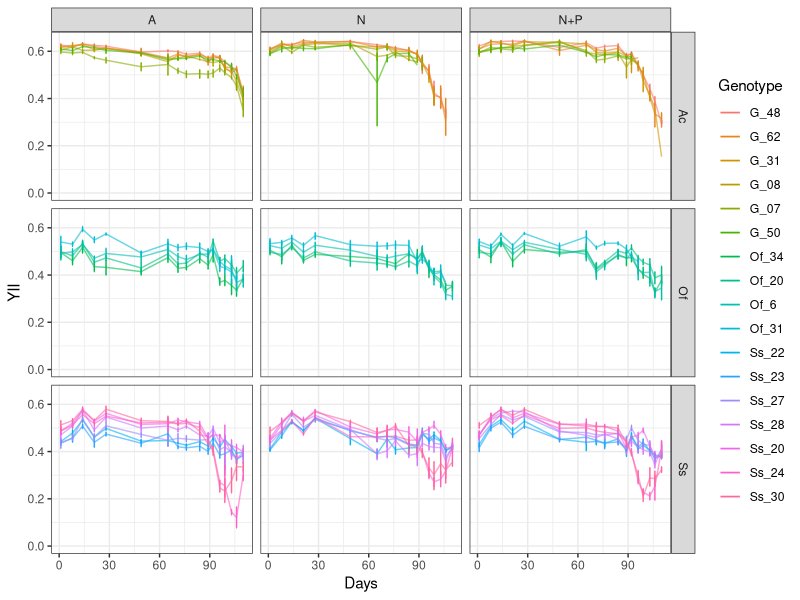
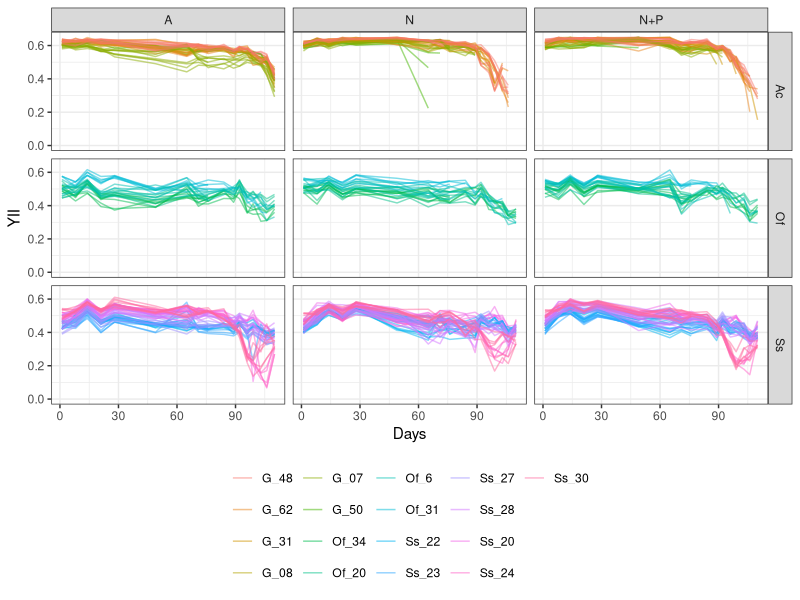

R code for these plots, in order: (Note: this script raises an error after producing the figures.)
## ---- chunk 1
knitr::opts_chunk$set(echo = TRUE, warning=FALSE, message=FALSE, fig.width=7, fig.height=7)
## ---- chunk 2

# Load libraries and sources required to run the script
    library(tidyverse)
    library(ggthemes)
    library(lmerTest)
    library(emmeans)
    library(multcomp)
    library(effects)
    library(gridExtra)
    library(rstatix)

# Default ggplot settings

    Fill.colour<-scale_colour_manual(values = c("black", "gray70", "gray35"))

    ggthe_bw<-theme(plot.background=element_blank(),
          panel.grid.major.y = element_blank(),
          panel.grid.major.x = element_blank(),
          panel.grid.minor.x = element_blank(),
          panel.grid.minor.y = element_blank(),
          legend.box.background = element_rect(),
          panel.background =element_rect(fill = NA, color = "black")
          )+
    theme_bw()
## ---- chunk 3
  YII.data<-read.csv("YII_Data/All_YII_data.csv", header = T)
  summary(YII.data)
      
## ---- chunk 4
# Organize data type
      YII.data$Date<-as.Date(YII.data$Date, "%Y-%m-%d")
      YII.data$Days<-(as.numeric(YII.data$Date) -17485)
      #Time as a factor, not as int
      str(YII.data)
      YII.data$DaysF<-as.factor(YII.data$Days)

      
      YII.data$Spp <- as.factor(YII.data$Spp)
      
      YII.data$Treatment <- as.factor(YII.data$Treatment)
      
      YII.data$Genotype<-factor(as.character(YII.data$Genotype), 
                             levels=c("G_48", "G_62","G_31", 
                                      "G_08","G_07", "G_50", 
                            "Of_34","Of_20","Of_6", "Of_31",
                            "Ss_22","Ss_23","Ss_27", "Ss_28",
                            "Ss_20", "Ss_24","Ss_30"
                             ))  # D dominance order
      YII.data$Community <- factor(YII.data$Community, 
                                   levels = c("A", "B", "C3", "C1", "D"))
      
# Check the data
      str(YII.data)
      summary(YII.data)
## ---- chunk 5
 # Remove baseline values
      YII.data<-subset(YII.data, Days>-1)
    # Remove recovery values
      YII.data<-subset(YII.data, Days<112)
      # write.csv(YII.data, "Outputs/Experiment_YII_data.csv", row.names = F)  
    # YII.Wide<- reshape(YII.data, idvar = "Fragment", timevar = "Days", direction = "wide")
      
      Spp.fragments<-YII.data %>% 
        group_by(Spp, Genotype, Treatment, Replicate) %>% count(Fragment)
      Spp.fragments
      #write.csv(Spp.fragments, "Outputs/Meassurments_perFragments.csv", row.names = F)

# Subset data 
      YII.nutrients<-subset(YII.data, Days<80)
      YII.heat<-subset(YII.data, Days>75)

## ---- chunk 6
YII_Colony<- ggplot(YII.data, aes (Days, YII, colour=Genotype)) +
        stat_summary(fun.data = "mean_cl_boot",geom = "errorbar", width = 0.5)+
        stat_summary(fun.y=mean, geom="line", alpha=0.6) +   theme_bw()
      YII_Colony + ylim(0.0, 0.65) + facet_grid (Spp~Treatment)
      
YII_Frag_Gen<- ggplot(YII.data, aes (Days, YII, colour=Genotype, group=Fragment)) +
        stat_summary(fun.y=mean, geom="line", alpha=0.5) +  
        theme_bw() + theme(legend.position = "bottom",
                           legend.title = element_blank())
      YII_Frag_Gen + ylim(0.0, 0.65) + facet_grid (Spp~Treatment)
## ---- chunk 7

DropPlot<-YII.data[which(YII.data$Spp !="Ac" &
                        YII.data$DaysF==110),]
Pdam<-Pdam[!(Pdam$ID %in% ToRem1$ID),]
YII.datab<-YII.data[!(YII.data$Sample) %in% (DropPlot$Sample),]
  
YII_Treat<- ggplot(YII.datab, aes (Days, YII, colour=Treatment)) +
        #stat_summary(fun.data = "mean_cl_boot",geom = "errorbar", 
        #             width = 0.2, position = position_dodge(1) ) +
        ggthe_bw+ Fill.colour +
        # stat_summary(fun.y=mean, geom="point")  +
        theme(legend.position="bottom",
              strip.background = element_rect(fill="white"))+
        scale_y_continuous(limits = c(0, 0.7),
                           breaks = seq(0, 0.6, 0.1),  
                           expand = c(0, 0),
                           name=("Fv/Fm")) +
        scale_x_continuous(name="Days in the experiment",
                           limits = c(-1,113),
                           breaks = seq(0, 113, 15),  
                           expand = c(0, 0))+
        annotate("segment", x = 2, xend = 91, y = 0.05, yend = 0.05,
                  colour = "gray90", linetype=2)+
        annotate("segment", x = 79, xend = 91, y = 0.05, yend = 0.20,
                  colour = "gray90", linetype=3)+
        annotate("segment", x = 91, xend = 110, y = 0.20, yend = 0.20,
                  colour = "gray90", linetype=3)+
        annotate("text", x = 45, y = 0.12, label = "Nutrients", size=3)+
        annotate("text", x = 99, y = 0.12, label = "Heat", size=3)
#YII_Treat + facet_grid (~Spp) + geom_smooth(span=0.5)

All_SppFif<-YII_Treat + facet_wrap (Spp~Community) + geom_smooth(span=0.5)
#YII_Treat + facet_wrap (Spp~InitialCommunity) + geom_smooth(span=0.5)

#ggsave(file="Outputs/All_spp_YII_Treatb.svg", plot=All_SppFif, width=7, height=6)

## ---- chunk 8

YII.Acer<-subset(YII.data, Spp=="Ac")
YII.Acer$Nutrients<-"Nutrients"
YII.Acer$Nutrients[YII.Acer$Treatment=="A"]<-"Ambient"


YII_Treat_BW<- ggplot(data=YII.Acer, aes (Days, YII, colour=factor(Treatment), shape=factor(Treatment))) + ggtitle("b") +
        ggthe_bw + Fill.colour+
        stat_summary(fun.data = "mean_cl_boot",geom = "errorbar", width = 1,
                     position = position_dodge(1) )+
        stat_summary(fun.y=mean, geom="line", position = position_dodge(1), 
                     linetype=1, alpha=1) + 
         stat_summary(fun.y=mean, geom="point", size =3,
                   position=position_dodge(width=1), alpha=0.8)  +
        theme(legend.position=c(0.2, 0.5),
        legend.title = element_blank(), 
        strip.background =element_rect(fill=NA)) + # geom_smooth()+
      
    scale_y_continuous(limits = c(0.1, 0.7),
                           breaks = seq(0.1, 0.6, 0.1),  
                           expand = c(0, 0),
                           name=expression(~italic("Fv / Fm"))) +
        scale_x_continuous(name="Days in the experiment",
                           limits = c(-1,113),
                           breaks = seq(0, 113, 15),  
                           expand = c(0, 0))+
        annotate("segment", x = 2, xend = 91, y = 0.12, yend = 0.12,
                  colour = "gray90", linetype=1)+
        annotate("segment", x = 79, xend = 91, y = 0.12, yend = 0.20,
                  colour = "gray90", linetype=1)+
        annotate("segment", x = 91, xend = 110, y = 0.20, yend = 0.20,
                  colour = "gray90", linetype=1)
        
      
      Figure3<-YII_Treat_BW + #facet_grid (Spp~.)+
        annotate("text", x = 45, y = 0.15, label = "Nutrients", size=3)+
        annotate("text", x = 99, y = 0.15, label = "Heat", size=3)
Figure3
#ggsave(file="Outputs/Fig_3b_Acer_YII_Treat.svg", plot=Figure3, width=3.5, height=3)
## ---- chunk 9
YII.AcerB<-YII.Acer

YII.AcerB<-subset(YII.AcerB, Sample!="Ac_103_T11")

YII_Genotype_BW<- ggplot(data=YII.AcerB, aes (Days, YII, colour=factor(Genotype))) +
        ggthe_bw + 
  
  annotate("segment", x = 2, xend = 91, y = 0.1, yend = 0.1,
                  colour = "gray90", linetype=1)+
  annotate("segment", x = 79, xend = 91, y = 0.12, yend = 0.65,
                  colour = "gray90", linetype=1)+
  annotate("segment", x = 91, xend = 110, y = 0.65, yend = 0.65,
                  colour = "gray90", linetype=1)+
  
   annotate("text", x = 45, y = 0.13, label = "Nutrients", size=3)+
        annotate("text", x = 100, y = 0.61, label = "H", size=3)+
  
  stat_summary(fun.data = "mean_cl_boot",geom = "errorbar", width = 1,
                     position = position_dodge(1), alpha=0.5 )+
  #stat_summary(fun.y=mean, geom="line", position = position_dodge(1), linetype=1, alpha=1) + 
  stat_summary(fun.y=mean, geom="point", size =1,
                   position=position_dodge(width=1), alpha=0.5)  +
  theme(legend.position="bottom", 
              legend.title = element_blank(),
              strip.background = element_rect(fill="white"))+
  scale_y_continuous(limits = c(0.0, 0.7),
                           breaks = seq(0.0, 0.6, 0.1),  
                           expand = c(0, 0),
                           name=expression(~italic("Fv / Fm"))) +
  scale_x_continuous(name="Days in the experiment",
                           limits = c(-1,113),
                           breaks = seq(0, 113, 15),  
                           expand = c(0, 0))+
  facet_grid (~Nutrients)

YII_Genotype_BW <- YII_Genotype_BW + geom_smooth(method = "loess", span=0.4, alpha=0.1, size=0.5)
YII_Genotype_BW
#ggsave(file="Outputs/Acer_YII_Treat_Genotype.svg", plot=YII_Genotype_BW, width=4.5, height=4)
## ---- chunk 10

FigureS3_genotype<-YII_Treat_BW<- ggplot(data=YII.Acer, aes (Days, YII, colour=factor(Nutrients), shape=factor(Nutrients))) +
        ggthe_bw + Fill.colour+
        stat_summary(fun.data = "mean_cl_boot",geom = "errorbar", width = 5,
                     position = position_dodge(1) )+
        stat_summary(fun.y=mean, geom="line", position = position_dodge(1), 
                     linetype=1, alpha=1) + 
         stat_summary(fun.y=mean, geom="point", size =1,
                   position=position_dodge(width=1), alpha=0.5)  +
        theme(axis.title.y=element_text(size=12), 
          legend.position="bottom",
          legend.title = element_blank()) + ggtitle("b") +
      
    scale_y_continuous(limits = c(0.0, 0.7),
                           breaks = seq(0.0, 0.6, 0.1),  
                           expand = c(0, 0),
                           name=expression(~italic("Fv / Fm"))) +
        scale_x_continuous(name="Days in the experiment",
                           limits = c(-1,113),
                           breaks = seq(0, 113, 30),  
                           expand = c(0, 0))+
        annotate("segment", x = 2, xend = 91, y = 0.12, yend = 0.12,
                  colour = "gray90", linetype=1)+
        annotate("segment", x = 79, xend = 91, y = 0.12, yend = 0.20,
                  colour = "gray90", linetype=1)+
        annotate("segment", x = 91, xend = 110, y = 0.20, yend = 0.20,
                  colour = "gray90", linetype=1)+
        annotate("text", x = 45, y = 0.05, label = "Nutrients", size=3)+
        annotate("text", x = 99, y = 0.05, label = "H", size=3) +
  facet_wrap(~Genotype)
FigureS3_genotype
  
#ggsave(file="Outputs/S3b_YII_Treat_Colo.svg", plot=Figure3_genotype, width=6.0, height=3.5)
## ---- chunk 11
YII.Acer$Nutrients2<-YII.Acer$Nutrients
YII.Acer$Nutrients2[YII.Acer$DaysF=="1"]<-"Ambient"
          
    YII.Summary <-YII.Acer %>%
          group_by(Genotype, Nutrients2, DaysF) %>%
          get_summary_stats(YII, type = "mean_sd")
    YII.Summary
    
   YII.Summary<-subset(YII.Summary, Nutrients2=="Ambient" )
    YII.Summary<-YII.Summary[, -3]
    YII.Summary<-YII.Summary[, -3]
    YII.Summary<-YII.Summary[, -3]
    
    #YII.Acer<-merge(YII.Acer, YII.Summary,  by=c("Genotype", "DaysF"), all.x = T)
    YII.Acer$Difference<-YII.Acer$YII-YII.Acer$mean

FigureS4_genotype<-YII_Treat_BW<- ggplot(data=YII.Acer, aes (Days, Difference, colour=factor(Nutrients), shape=factor(Nutrients))) +
        geom_smooth()+
        ggthe_bw + Fill.colour+
          stat_summary(fun.y=mean, geom="point", size =2,
                   position=position_dodge(width=1), alpha=0.5)  +
          stat_summary(fun.data = "mean_cl_boot",geom = "errorbar", width = 5,
                     position = position_dodge(1) )+
       
          theme(axis.title.y=element_text(size=12), 
            legend.position="bottom",
            legend.title = element_blank(),
            strip.background =element_rect(fill=NA)) +
  ggtitle("b)") +
      
    scale_y_continuous(limits = c(-0.3, 0.1),
                           breaks = seq(-0.4, 0.1, 0.1),  
                           expand = c(0, 0),
                           name=expression(~italic("Fv / Fm"))) +
        scale_x_continuous(name="Days in the experiment",
                           limits = c(-1,113),
                           breaks = seq(0, 113, 30),  
                           expand = c(0, 0))+
        annotate("segment", x = 2, xend = 91, y = 0.12, yend = 0.12,
                  colour = "gray90", linetype=1)+
        annotate("segment", x = 79, xend = 91, y = 0.12, yend = 0.65,
                  colour = "gray90", linetype=1)+
        annotate("segment", x = 91, xend = 110, y = 0.65, yend = 0.65,
                  colour = "gray90", linetype=1)+
        annotate("text", x = 45, y = 0.05, label = "Nutrients", size=3)+
        annotate("text", x = 99, y = 0.05, label = "H", size=3) +
  facet_wrap(~Genotype)
FigureS4_genotype
  
#ggsave(file="Outputs/S3b_YII_Treat_Colo.svg", plot=Figure3_genotype, width=6.0, height=3.5)
## ---- chunk 12

    YII.Summary <-YII.Acer %>%
          group_by(Genotype, Treatment, DaysF) %>%
          get_summary_stats(YII, type = "mean_sd")
    YII.Summary
    
   YII.Summary<-subset(YII.Summary, Treatment=="A" )
    YII.Summary<-YII.Summary[, -3]
    YII.Summary<-YII.Summary[, -3]
    YII.Summary<-YII.Summary[, -3]
    
    #YII.Acer<-merge(YII.Acer, YII.Summary,  by=c("Genotype", "DaysF"), all.x = T)
    YII.Acer$Difference2<-YII.Acer$YII-YII.Acer$mean

YII.Acer$Percentaje2 <- (YII.Acer$Difference2/YII.Acer$mean)*100
#Colour.colour<-scale_colour_manual(values = c("black", "gray70"))
#Fill.colour<-scale_fill_manual(values = c("black", "gray70"))


FigureS4b_genotype<-YII_Treat_BW<- ggplot(data=YII.Acer, aes (Days, Percentaje2, 
                    colour=factor(Treatment), fill=factor(Treatment), shape=factor(Treatment))) +
        annotate("segment", x = 2, xend = 91, y = -35, yend = -35,
                  colour = "gray90", linetype=1)+
        annotate("segment", x = 79, xend = 91, y = -34, yend = 10,
                  colour = "gray90", linetype=1)+
        annotate("segment", x = 91, xend = 110, y = 10, yend = 10,
                  colour = "gray90", linetype=1)+
        annotate("text", x = 45, y = -40, label = "Nutrients", size=3)+
        annotate("text", x = 101, y = 13, label = "H", size=3) +
        
        geom_smooth()+      
  
        #stat_summary(fun.y=mean, geom="point", size =2,
        #           position=position_dodge(width=1), alpha=0.5)  +
        stat_summary(fun.data = "mean_cl_boot",geom = "errorbar", width = 5,
                      position = position_dodge(1) )+
       
  #ggtitle("b)") +
  #scale_shape_manual(values=c(21, 14),
  #                   labels=c("A", "N and N+P"))+
  ggthe_bw + #Fill.colour+ Colour.colour +
      
    scale_y_continuous(limits = c(-45, 25),
                           breaks = seq(-40, 25, 10),  
                           expand = c(0, 0),
                           name="Fv/Fm  change respect to A (%)") +
        scale_x_continuous(name="Days in the experiment",
                           limits = c(-1,113),
                           breaks = seq(0, 113, 30),  
                           expand = c(0, 0))+

   theme(axis.title.y=element_text(size=12), 
          legend.position="bottom",
          legend.title = element_blank(),
           strip.background =element_rect(fill=NA)) +
  facet_wrap(~Genotype)
FigureS4b_genotype
  
#ggsave(file="Outputs/S4_YII_Treat_Colo.svg", plot=FigureS4_genotype, width=5.0, height=5.5)
## ---- chunk 13

YII.Acer$Percentaje<- (YII.Acer$Difference/YII.Acer$mean)*100
Colour.colour<-scale_colour_manual(values = c("black", "gray70"))
Fill.colour<-scale_fill_manual(values = c("black", "gray70"))
YII.Acer$Nutrients2<factor(YII.Acer$Nutrients2, levels = c("Nutrients", "Ambient"))

FigureS4_genotype<-YII_Treat_BW<- ggplot(data=YII.Acer, aes (Days, Percentaje, 
                    colour=factor(Nutrients2), fill=factor(Nutrients2), shape=factor(Nutrients2))) +
        annotate("segment", x = 2, xend = 91, y = -35, yend = -35,
                  colour = "gray90", linetype=1)+
        annotate("segment", x = 79, xend = 91, y = -34, yend = 10,
                  colour = "gray90", linetype=1)+
        annotate("segment", x = 91, xend = 110, y = 10, yend = 10,
                  colour = "gray90", linetype=1)+
        annotate("text", x = 45, y = -40, label = "Nutrients", size=3)+
        annotate("text", x = 101, y = 13, label = "H", size=3) +
        
        geom_smooth()+      
  
        #stat_summary(fun.y=mean, geom="point", size =2,
        #           position=position_dodge(width=1), alpha=0.5)  +
        stat_summary(fun.data = "mean_cl_boot",geom = "errorbar", width = 5,
                      position = position_dodge(1) )+
       
  #ggtitle("b)") +
  scale_shape_manual(values=c(21, 14),
                     labels=c("A", "N and N+P"))+
  ggthe_bw + Fill.colour+ Colour.colour +
      
    scale_y_continuous(limits = c(-45, 25),
                           breaks = seq(-40, 25, 10),  
                           expand = c(0, 0),
                           name="Fv/Fm  change respect to A (%)") +
        scale_x_continuous(name="Days in the experiment",
                           limits = c(-1,113),
                           breaks = seq(0, 113, 30),  
                           expand = c(0, 0))+

   theme(axis.title.y=element_text(size=12), 
          legend.position="bottom",
          legend.title = element_blank(),
           strip.background =element_rect(fill=NA)) +
  facet_wrap(~Genotype)
FigureS4_genotype
  
#ggsave(file="Outputs/S4_YII_Treat_Colo.svg", plot=FigureS4_genotype, width=5.0, height=5.5)
## ---- chunk 14
summary(YII.Acer$DaysF)
YII.Acer1<-subset(YII.Acer, DaysF=="1")
YII.Acer76<-subset(YII.Acer, DaysF=="76")
YII.Acer92<-subset(YII.Acer, DaysF=="92")
YII.Acer110<-subset(YII.Acer, DaysF=="110")

YII.AcerTimePoints<-rbind(YII.Acer1, YII.Acer76, YII.Acer92, YII.Acer110)

YII_Timepoints<- ggplot(YII.AcerTimePoints, aes (DaysF, YII, fill=Genotype, shape=Nutrients2)) +
  #ggtitle("(a) Baseline")+
  ggthe_bw +
  scale_shape_manual(values=c(21, 14),
                     labels=c("A", "N and N+P"))+
  
  stat_summary(fun.y=mean, geom="point", size =2, alpha=0.9) + 
  stat_summary(fun.data = "mean_cl_boot",geom = "errorbar", width = 0.2) +
  scale_y_continuous(name=("Fv/Fm"),
                     limits = c(0.1, 0.65),
                     breaks = seq(0, 0.7, by=0.1))+
  theme(legend.position="right",
        legend.title = element_blank(), 
        strip.background =element_rect(fill=NA))+ 
  facet_grid(~Genotype)
YII_Timepoints

YII_Timepoints<- ggplot(YII.AcerTimePoints, aes (Genotype, YII, fill=Genotype, shape=Nutrients2)) +
  #ggtitle("(a) Baseline")+
  scale_shape_manual(values=c(21, 14),
                     labels=c("A", "N and N+P"))+
  stat_summary(fun.y=mean, geom="point", size =2, alpha=1) + 
    stat_summary(fun.data = "mean_cl_boot",geom = "errorbar", width = 0.2) +
  ggthe_bw +
  scale_y_continuous(name=("Fv/Fm"),
                     limits = c(0.1, 0.65),
                     breaks = seq(0, 0.7, by=0.1))+
  theme(legend.position="right",
        legend.title = element_blank(), 
        strip.background =element_rect(fill=NA))+ 
  facet_grid(~DaysF)
YII_Timepoints

#ggsave(file="Outputs/S4_YII_Treat_Colo.svg", plot=YII_Timepoints, width=5.5, height=3.0)
## ---- chunk 15

# All spp together
      LME1<-lmer(YII ~ Treatment * DaysF * Spp + (1|Genotype),
                REML=TRUE, data=YII.data, na.action=na.omit)
       lmerTest::step (LME1)
       drop1(LME1, test = "Chisq")
       summary(LME1)
       # plot(Effect(c("Treatment","Spp","DaysF"), LME1), x.var="DaysF", multiline=T, ci.style="bars",
       #    ylab="Fv/Fm", xlab="Days in the experiment")
    
      # EMMs
      All.YII.emm<-emmeans(LME1, ~Treatment * DaysF* Spp)
      emmip(LME1, ~DaysF|Treatment|Spp, CIs = TRUE) + theme_bw() + facet_grid(Spp~Treatment)
  # Spp responded differently, do separate analysis for each one
## ---- chunk 16
# 1. Find the best model
YII.Acer$DaysF<-as.factor(YII.Acer$Days)

LME_Acer<-lmerTest::lmer(YII ~ Treatment * DaysF + 
                             (1|Genotype) + (1|Replicate) +  (1|Fragment), 
                              data=YII.Acer, na.action=na.omit)
      summary(LME_Acer)
      
      Step.LME_Acer<-step (LME_Acer) # Replicate is not significant
      anova(LME_Acer)
      ranova(LME_Acer)# Replicate is not significant
      # Drop (1|Replicate)
      final_fm <- get_model(Step.LME_Acer)
      summary(final_fm)
      
  LME_Acer1<-lmerTest::lmer(YII ~ Treatment * DaysF + 
                             (1|Genotype/Fragment), 
                              data=subset(YII.data, Spp=="Ac"), na.action=na.omit)
      
  ranova(LME_Acer1)
  
  LME_Acer2<-lmerTest::lmer(YII ~ Treatment * DaysF + 
                             (1|Genotype) +  (1|Fragment), 
                              data=subset(YII.data, Spp=="Ac"), na.action=na.omit)
  ranova(LME_Acer2)    
  
  anova(LME_Acer1, LME_Acer2) # LME_Acer1 and LME_Acer2 are the same 
  
#2. Extract EMMs
      Acer.YII.emm<-emmeans(LME_Acer1, ~Treatment | DaysF)
      contrast(Acer.YII.emm, "tukey")
      
      Acer.YII.emm<-emmeans(LME_Acer1, ~Treatment * DaysF)
      
      # Effect plot options
      emmip(LME_Acer, ~DaysF|Treatment, CIs = TRUE) + theme_bw() # interaction plot of predictions
      
      # Pairwise comparisons
      #pairs(Acer.YII.emm) # same than contrast(Acer.YII.emm, "tukey")
      
      #plot(emmeans(LME_Acer, ~DaysF|Treatment), comparisons = TRUE) +
      #  coord_flip(xlim = NULL, ylim = NULL, expand = TRUE) + facet_wrap(~Treatment) +
      #  theme_gdocs() # Tukey comparison (do not trust CI to compare EMMs)
      
      Acer.YII_groups<-cld(Acer.YII.emm, by=NULL) # compact-letter display
      Acer.YII_groups<-Acer.YII_groups[order(Acer.YII_groups$Treatment, Acer.YII_groups$Day),]
      Acer.YII_groups
      #write.csv(Acer.YII_groups, "Outputs/Multicomp_AcerYII.csv", row.names = F)
## ---- chunk 17
 ## Data subsets  
summary(YII.Acer)
    YII.0<-subset(YII.Acer, DaysF=="1") # Only baseline
    YII.0<-droplevels(YII.0)
   
    YII.Control<-subset(YII.Acer, Treatment=="A") # Only Ambient
    YII.Control<-subset(YII.Control, Days<77)
    YII.Control<-droplevels(YII.Control)
    summary(YII.Control)
    
    YII.FinalAC<-subset(YII.Control, DaysF=="76")
    YII.FinalAC<-droplevels(YII.FinalAC)
    
    #BW.nutrients<-subset(BW.Tall, Days>-10) # Remove baseline
    #BW.nutrients<-subset(BW.nutrients, Days<76)
    YII.nutrients<-subset(YII.Acer, Days<76) # with baseline
    YII.nutrients<-droplevels(YII.nutrients)
    summary(YII.nutrients)
## ---- chunk 18
YII_Init<- ggplot(YII.0, aes (Genotype, YII, colour=Genotype)) +
   ggtitle("(a) Baseline")+
  stat_summary(fun.data = "mean_cl_boot",geom = "errorbar", width = 0.2) +
  stat_summary(fun.y=mean, geom="point", size =3, alpha=0.5) + ggthe_bw +
  scale_y_continuous(name=("Fv/Fm"),
                     limits = c(0.46, 0.62),
                     breaks = seq(0.46, 0.62, by=0.02))+
   theme(legend.position="none",
        legend.title = element_blank(), 
        strip.background =element_rect(fill=NA))
YII_Init
## ---- chunk 19
# ANOVA
  LM_bl <- lm(YII ~ Genotype, data= YII.0)
  anova(LM_bl)

# Pairwise comparisons
  BW_bl.emmc<-emmeans(LM_bl, ~ Genotype)
  contrast(BW_bl.emmc, "tukey")
  
#Tukey groups
  BW_bl_groups<-cld(BW_bl.emmc)
  BW_bl_groups
  #write.csv(BW_bl_groups, "Outputs/BW_baseline_groups.csv", row.names = F)

# N fragments    
  N0.fragments<-YII.0 %>% 
     group_by(Genotype) %>% count(Genotype)
  N0.fragments

## ---- chunk 20
YII_76<- ggplot(YII.FinalAC, aes (Genotype, YII, colour=Genotype)) +
   ggtitle("(b) Ambient (day 76)")+
  stat_summary(fun.data = "mean_cl_boot",geom = "errorbar", width = 0.2) +
  stat_summary(fun.y=mean, geom="point", size =3, alpha=0.5) + ggthe_bw +
  scale_y_continuous(name=("Fv/Fm"),
                     limits = c(0.46, 0.62),
                     breaks = seq(0.46, 0.62, by=0.02))+
   theme(legend.position="none",
        legend.title = element_blank(), 
        strip.background =element_rect(fill=NA))
YII_76
## ---- chunk 21
summary(BW.FinalAC)

# Model
  LM_A_C.75 <- lmer(dAW.gd ~ MoteGen + (1|Replicate), data= BW.FinalAC)
  isSingular(LM_A_C.75)
  anova(LM_A_C.75) # Day alone is not significant, but Day:Genet is 
  ranova(LM_A_C.75) # Replicate is not significant

  LM_A_C.75 <-lm(dAW.gd ~ MoteGen , data=BW.FinalAC)
  anova(LM_A_C.75) # Day alone is not significant, but Day:Genet is 
  summary(LM_A_C.75)
  
# Pairwise comparisons
  BW_A_C75.emmc<-emmeans(LM_A_C.75, ~MoteGen)
  #contrast(BW_A_C.emmc, "tukey")
  
#Tukey groups
  BW_A_C75_groups<-cld(BW_A_C75.emmc)
  BW_A_C75_groups
  #write.csv(BW_A_C75_groups, "Outputs/BW_A_C75_groups.csv", row.names = F)

# N fragments    
  N.fragments_A_C75<-BW.FinalAC %>% 
     count(MoteGen)
  N.fragments_A_C75

## ---- chunk 22
Captivityeffect<-grid.arrange(YII_Init,YII_76, nrow=1)
#ggsave(file="Outputs/S_Genotypes.svg", plot=Captivityeffect, width=6, height=3.5)
## ---- chunk 23
summary(YII.Control)

# Model
  LM_A_C <- lmer(YII ~ Genotype * DaysF + 
                  (1|Fragment)+ (1|Replicate), data=YII.Control)
  anova(LM_A_C) # Day alone is not significant, but Day:Genet is 
  ranova(LM_A_C) # Replicate is not significant
  step(LM_A_C)

# Pairwise comparisons
  BW_A_C.emmc<-emmeans(LM_A_C, ~Genotype * DaysF)
  #contrast(BW_A_C.emmc, "tukey")
  
#Tukey groups
  BW_A_C_groups<-cld(BW_A_C.emmc)
  BW_A_C_groups<-BW_A_C_groups[order(BW_A_C_groups$Genotype,BW_A_C_groups$Day),]
  BW_A_C_groups
  
  #write.csv(BW_A_C_groups, "Outputs/BW_A_C_groups.csv", row.names = F)

# N fragments    
  N.fragments_A_C<-YII.Control %>% 
     group_by(Genotype) %>% count(DaysF)
  N.fragments_A_C

## ---- chunk 24
# 1. Model 
  LM_A_C <- lmer(YII ~ Genotype * Days + 
                  (1|Fragment)+ (1|Replicate), data=YII.Control)
  anova(LM_A_C) # Day alone is not significant, but Day:Genet is 
  ranova(LM_A_C) # Replicate is not significant
  step(LM_A_C)

# 2. Predict values:
  pred_ambient <- predict(LM_A_C,re.form = NA)

#3. Bootstrap CI:
  ambient.boot1 <- bootMer(LM_A_C, predict, nsim = 1000, re.form = NULL) # include random effects, reduce CI lot!
    std.err <- apply(ambient.boot1$t, 2, sd)
    CI.lo_1 <- pred_ambient - std.err*1.96
    CI.hi_1 <- pred_ambient + std.err*1.96

  #Plot
  Model_ambients_plot<- ggplot(
    YII.Control, aes(x = Days, y = YII, colour =Genotype)) +
    geom_line(aes(y = pred_ambient),size=2) +
    #geom_point(aes(fill=factor(Treatment)),
    #         shape = 21, colour = "black", size = 2, stroke = 0.3, alpha=0.3) +
    geom_ribbon(aes(ymin = CI.lo_1, ymax = CI.hi_1),
                size=2, alpha = 0.1, linetype = 0) +
    #scale_color_manual(values=my_colours) +
    #scale_fill_manual(values=my_colours) +
    scale_y_continuous(name=expression(~italic("YII")),
                      limits = c(0.45,0.65), 
                      breaks = seq(0.45, 0.65, by=0.02), expand = c(0,0))+
    scale_x_continuous("Days in the experiment", limits = c(-0, 78),
                     breaks = seq(-30, 76, by=15), expand = c(0,0))+
    
    stat_summary(fun.data = "mean_cl_boot",geom = "errorbar", width = 1,
                   position = position_dodge(1) )+
    stat_summary(fun.y=mean, geom="line", position = position_dodge(1), 
                linetype=1, alpha=0.5) + ggthe_bw
  
  Model_ambients_plot
    
  
